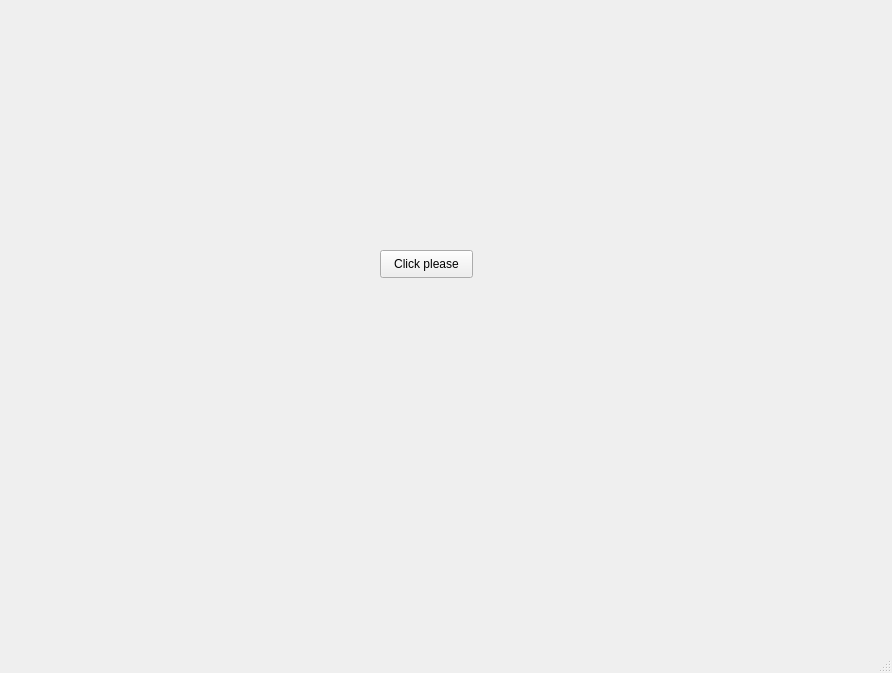
<?xml version="1.0" encoding="UTF-8"?>
<ui version="4.0">
 <class>MainWindow</class>
 <widget class="QMainWindow" name="MainWindow">
  <property name="geometry">
   <rect>
    <x>0</x>
    <y>0</y>
    <width>892</width>
    <height>673</height>
   </rect>
  </property>
  <property name="windowTitle">
   <string>MainWindow</string>
  </property>
  <widget class="QWidget" name="centralwidget">
   <widget class="QPushButton" name="pushButton">
    <property name="geometry">
     <rect>
      <x>380</x>
      <y>250</y>
      <width>93</width>
      <height>28</height>
     </rect>
    </property>
    <property name="text">
     <string>Click please</string>
    </property>
   </widget>
  </widget>
  <widget class="QMenuBar" name="menubar">
   <property name="geometry">
    <rect>
     <x>0</x>
     <y>0</y>
     <width>892</width>
     <height>26</height>
    </rect>
   </property>
  </widget>
  <widget class="QStatusBar" name="statusbar"/>
 </widget>
 <resources/>
 <connections/>
</ui>
